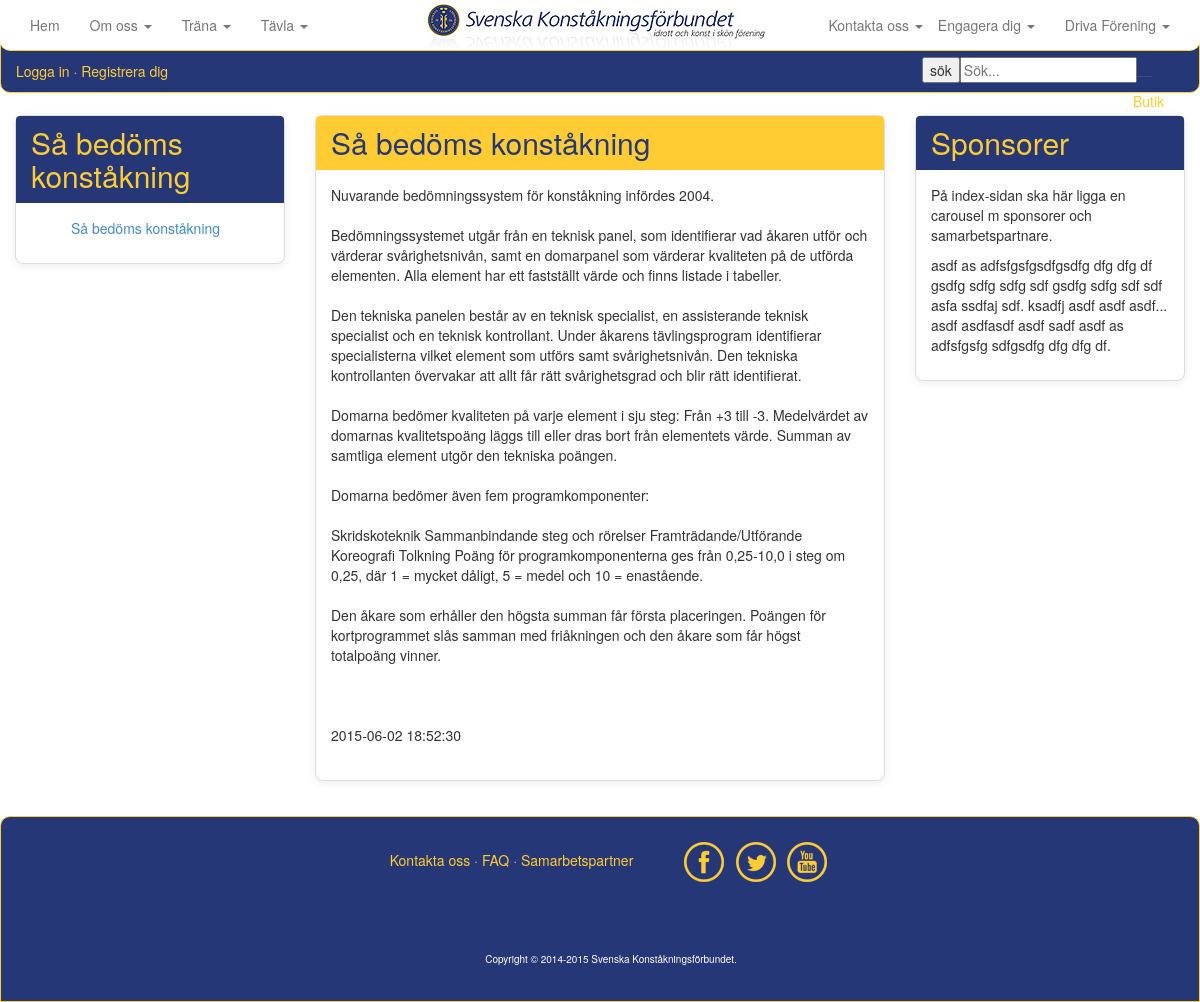
Page /bedom.php on the committed database.
### tables this page shows
CREATE TABLE IF NOT EXISTS `artikel` (
  `ArtikelId` int(11) NOT NULL,
  `ArtikelName` varchar(50) NOT NULL,
  `ArtikelMessage` text NOT NULL,
  `ArtikelTimeStamp` timestamp NOT NULL DEFAULT CURRENT_TIMESTAMP,
  `ArtikelPic` varchar(1000) NOT NULL,
  `ArtikelPicThumb` varchar(1000) NOT NULL,
  `kategori` varchar(20) NOT NULL
);

### bedom.php (the view, shortened to what this page needs)
<?php
include_once("inc/HTMLTemplate.php");
include_once("inc/Connstring.php");
$artikeltime = "";
$artikelnames = "";
if(!empty($_GET))
{
	$getartikelid = isset($_GET['ArtikelId']) ? $_GET['ArtikelId'] : '';
	$query = <<<END
		SELECT ArtikelId, ArtikelName, ArtikelMessage, ArtikelTimeStamp
		FROM artikel
		WHERE ArtikelId = "{$getartikelid}";
END;
	$res = $mysqli->query($query) or die();
	if($res->num_rows > 0)
	{
		while($row = $res->fetch_object())
		{
			$artikelname = $row->ArtikelName;
			$artikelmessage = $row->ArtikelMessage;
			$artikeltimestamp = $row->ArtikelTimeStamp;
			$artikeltime = <<<END
		<div class="panel panel-yellow">
			<div class="panel-heading">
				<h3 class="panel-title">{$artikelname}</h3>
			</div>
				<div class="panel-body">
					{$artikelmessage}<br><br>
					{$artikeltimestamp}<br><br>
				</div>
		</div>
END;
		}
	}
}
else
{
	$query = <<<END
		SELECT ArtikelId, ArtikelName, ArtikelMessage, ArtikelTimeStamp, kategori
		FROM artikel
		WHERE kategori = 'bedom'
		ORDER BY Artikeltimestamp
END;
	$res = $mysqli->query($query) or die();
		if($res->num_rows > 0)
		{
			while($row = $res->fetch_object())
			{
				$artikelname = $row->ArtikelName;
				$artikelmessage = $row->ArtikelMessage;
				$artikeltimestamp = $row->ArtikelTimeStamp;
				$artikeltime = <<<END
				<div class="panel panel-yellow">
					<div class="panel-heading">
						<h3 class="panel-title">{$artikelname}</h3>
					</div>
						<div class="panel-body">
							{$artikelmessage}<br><br>
							{$artikeltimestamp}<br><br>
						</div>
				</div>
END;
			}
		}
}
$query = <<<END
	SELECT ArtikelId, ArtikelName, ArtikelMessage, ArtikelTimeStamp, kategori
	FROM artikel
	WHERE kategori = 'bedom'
	ORDER BY Artikeltimestamp
END;
$res = $mysqli->query($query) or die();
if($res->num_rows > 0)
{
	while($row = $res->fetch_object())
	{
		$artikelId = $row->ArtikelId;
		$artikelname = $row->ArtikelName;
		$artikelnames .= <<<END
			<div class="collapse-in" id="dokument">
				<ul class="">
	   				<a href="bedom.php?ArtikelId={$artikelId}">
	   					<li>{$artikelname}</li>
	   				</a>
	   			</ul>
			</div>
END;
	}
}
$content = <<<END
       	<div id="content">
			<div class="row">
				<div class="col-md-3">
					<div class="panel panel-blue">
						<div class="panel-heading">
							<h3 class="panel-title yellow">Så bedöms konståkning</h3>
						</div>
						</a>
						<div class="panel-body">
							{$artikelnames}
						</div>
					</div>
				</div>
				<div class="col-xs-12 col-md-6">
					{$artikeltime}
				</div>
				<div class="col-md-3 pull-right">
					<div class="panel panel-blue">
						<div class="panel-heading">
							<h3 class="panel-title">Sponsorer</h3>
						</div>
						<div class="panel-body">
							<p>På index-sidan ska här ligga en carousel m sponsorer och samarbetspartnare.
							</p>
							<p class="divider"></p>
							<p>asdf as adfsfgsfgsdfgsdfg dfg dfg df gsdfg sdfg sdfg sdf gsdfg sdfg
							sdf sdf asfa ssdfaj sdf.
							ksadfj asdf asdf asdf... asdf asdfasdf asdf sadf asdf as adfsfgsfg
							sdfgsdfg dfg dfg df.
							</p>
						</div>
					</div>
				</div>
			</div>
       </div>
END;
echo $header;
echo $content;
echo $footer;
?>

### css/ia4.css (style rules this page uses)
html { height: 100% }
body { background-color: white; margin-right: auto; margin-left: auto; width:100%; height: 100% }
#content { z-index:-1; margin-top: 100px; margin-right: auto; margin-left: auto; width:100%; min-height: 400px; padding: 15px; background-color: white; }
.yellow { color: #ffcc33; }
.panel { margin-bottom: 20px; background-color: #fff; border: 1px solid transparent; border-radius: 8px; -webkit-box-shadow: 0 2px 8px rgba(0, 0, 0, .08); box-shadow: 0 2px 8px rgba(0, 0, 0, .08); }
.panel-body { padding: 15px; }
.panel-heading { padding: 10px 15px; border-bottom: 1px solid transparent; border-top-left-radius: 4px; border-top-right-radius: 4px; }
.panel-title { margin-top: 0; margin-bottom: 0; font-size: 16px; color: inherit; }
.panel-yellow { border-color: #ddd; }
.panel-yellow > .panel-heading { color: #263777; background-color: #ffcc33; border-color: #ffcc33; }
.panel-blue { border-color: #ddd; }
.panel-blue > .panel-heading { color: #ffcc33; background-color: #263777; border-color: #263777; }
.panel-title { margin-top: 0; margin-bottom: 0; font-size: 30px; color: inherit; }
ul { list-style-type: none; }

### rows in the picture
artikel: ArtikelName "Så bedöms konståkning", ArtikelMessage "Nuvarande bedömningssystem för konståkning infördes 2004. Bedömningssystemet utgår från en teknisk panel, som identifierar vad åkaren utför och värderar svårighetsnivån, samt en domarpanel som värderar kvaliteten på de utförda elementen. Alla element har ett fastställt värde och finns listade i tabeller. Den tekniska panelen består av en teknisk specialist, en assisterande teknisk specialist och en teknisk kontrollant. Under åkarens tävlingsprogram identifierar specialisterna vilket element som utförs samt svårighetsnivån. Den tekniska kontrollanten övervakar att allt får rätt svårighetsgrad och blir rätt identifierat. Domarna bedömer kvaliteten på varje element i sju steg: Från +3 till -3.…", ArtikelTimeStamp "2015-06-02 18:52:30"
